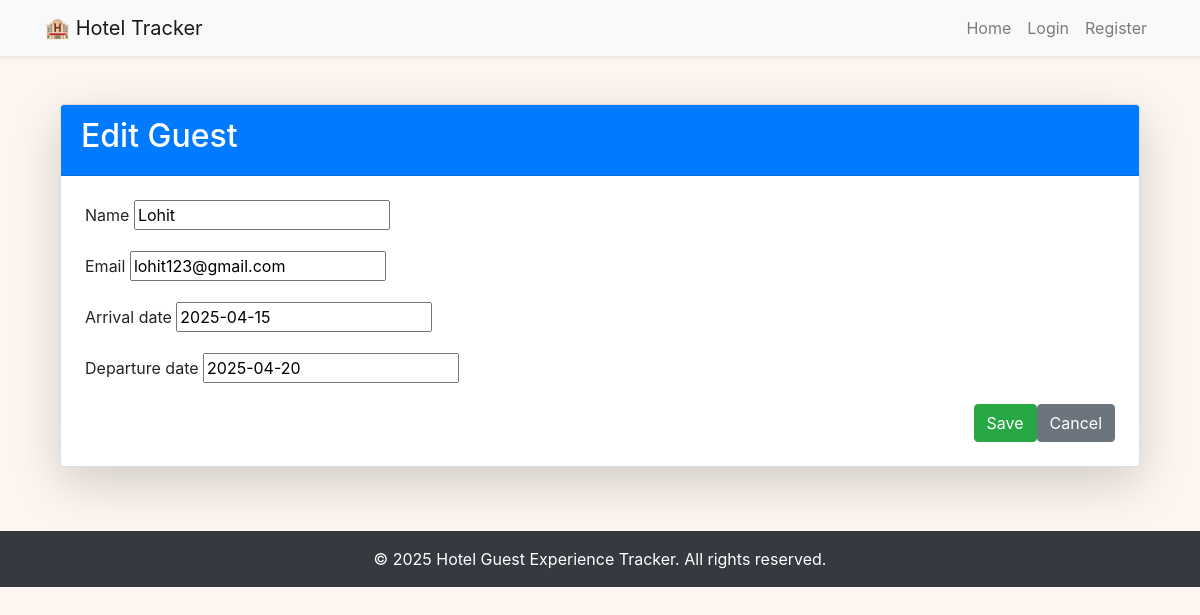
Screenshot of /guest/3/edit/ with the database file from the repository.
### tracker/models.py (models this page shows, shortened)
class Guest(models.Model):
    name = models.CharField(max_length=100)
    email = models.EmailField(unique=True)
    phone = models.CharField(max_length=20, blank=True)
    arrival_date = models.DateField()
    departure_date = models.DateField()

### tracker/views.py (the view)
# urls.py: path('guest/<int:pk>/edit/', views.guest_update, name='guest_update'),
def guest_update(request, pk):
    guest = get_object_or_404(Guest, pk=pk)
    if request.method == 'POST':
        form = GuestForm(request.POST, instance=guest)
        if form.is_valid():
            form.save()
            return redirect('guest_list')
    else:
        form = GuestForm(instance=guest)
    return render(request, 'tracker/guest_form.html', {'form': form})

### tracker/forms.py
class GuestForm(forms.ModelForm):
    class Meta:
        model = Guest
        fields = ['name', 'email', 'arrival_date', 'departure_date']

### tracker/templates/tracker/guest_form.html (shortened to what this page needs)
{% extends 'tracker/base.html' %}
{% block content %}
<div class="container mt-5">
    <div class="card shadow-lg">
        <div class="card-header bg-primary text-white">
            <h2>
                {% if form.instance.pk %}
                    Edit Guest
                {% else %}
                    Add New Guest
                {% endif %}
            </h2>
        </div>
        <div class="card-body p-4">
            <form method="post">
                {% for field in form %}
                    <div class="mb-3">
                        <label for="{{ field.id_for_label }}" class="form-label">{{ field.label }}</label>
                        {{ field }}
                    </div>
                {% endfor %}
                <div class="d-flex justify-content-end">
                    <button type="submit" class="btn btn-success me-2">Save</button>
                    <a href="{% url 'guest_list' %}" class="btn btn-secondary">Cancel</a>
                </div>
            </form>
        </div>
    </div>
</div>
{% endblock %}

### tracker/templates/tracker/base.html (style rules this page uses)
body { background-color: #fdf6f0; }
html { scroll-behavior: smooth; }

### rows the page displays
Guest: form "Lohit" "lohit123@gmail.com" "2025-04-15" "2025-04-20"

### other values shown
{{ field.label }} "Name" "Email" "Arrival date" "Departure date"
